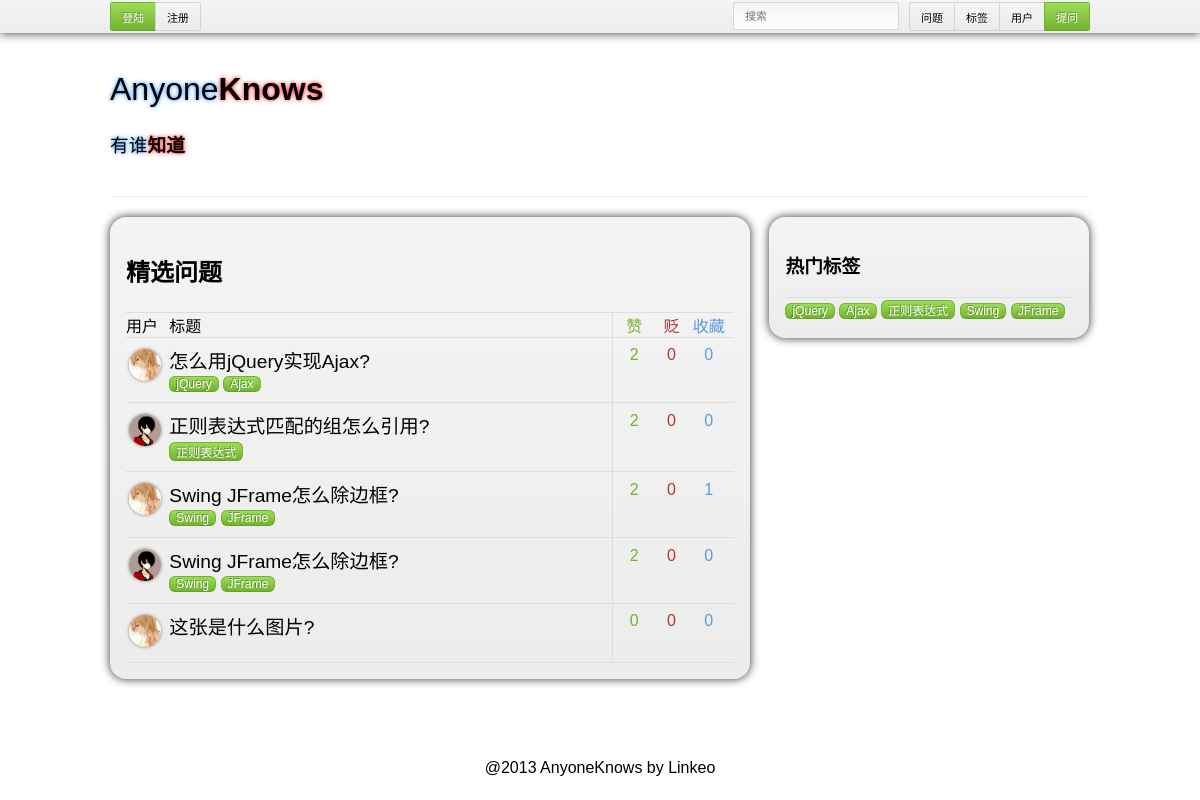
The page / on the database its author committed.
### tables this page shows
CREATE TABLE IF NOT EXISTS `question` (
  `qid` int(11) NOT NULL AUTO_INCREMENT,
  `uid` int(11) NOT NULL,
  `title` varchar(128) NOT NULL,
  `content` text NOT NULL,
  `time` timestamp NOT NULL DEFAULT CURRENT_TIMESTAMP,
  `tags` varchar(128) DEFAULT NULL,
  PRIMARY KEY (`qid`),
  KEY `uid` (`uid`)
);

### mysql.php (called while the page is built, shortened)
<?php
	function connect(){
		$db_schema='anyoneknows';
	}
	function query_user_by_uid($uid){
		$query="select * from user where uid=$uid";
		$result=mysql_query($query);
		$user=mysql_fetch_assoc($result);
		if($user)
			return $user;
		else
			return false;
	}
	function query_questions_by_keyword($keyword){
		$query="select * from question where tags like '%$keyword%' or title like '%$keyword%' or content like '%$keyword%'";
		$result=mysql_query($query);
		$questions=array();
		$index=0;
		while($question=mysql_fetch_assoc($result)){
			$questions[$index++]=$question;
		}
		return $questions;
	}
	function query_tags(){
		$query="select tags from question";
		$result=mysql_query($query);
		$tags=array();
		$index=0;
		while($tag=mysql_fetch_assoc($result)){
			$tagj = json_decode($tag['tags']);
			if(is_array($tagj))
			foreach ($tagj as $value) {
				if(!in_array($value, $tags))
					$tags[$index++]=$value;
			}
		}
		return $tags;
	}
	function query_upvote_by_qid($qid){
		$query="select count(*) from upvote_question where qid=$qid";
		$result = mysql_query($query);
		if($row=mysql_fetch_array($result))
			return $row[0];
		else
			return 'fail';
	}
	function query_downvote_by_qid($qid){
		$query="select count(*) from downvote_question where qid=$qid";
		$result = mysql_query($query);
		if($row=mysql_fetch_array($result))
			return $row[0];
		else
			return 'fail';
	}
	function query_star_by_qid($qid){
		$query="select count(*) from star where qid=$qid";
		$result = mysql_query($query);
		if($row=mysql_fetch_array($result))
			return $row[0];
		else
			return 'fail';
	}
?>

### index.php (the view, shortened to what this page needs)
<!DOCTYPE HTML>
<html>
<head>
	<?php require('model.php'); common_head(); ?>
</head>
<body>
	<nav>
		<?php common_nav(); ?>
	</nav>
	<div class='site'>
		<div class='pagehead container'>
			<h1 class='sitename'>Anyone<b>Knows</b></h1>
			<h3 class='sitename'>有谁<b>知道</b></h3>
		</div>
		<div class='container'>
			<div class='left-container'>
				<div class='box'>
					<h2 class='title'>精选问题
					</h2>
					<div class='listhead'>
						<div class='lhcontent'>
							<div class='quser'>
								用户
							</div>
							<div class='qtitle'>标题</div>
						</div>
						<div class='preview qstat'>
							<div class='upvotestat'>赞</div>
							<div class='downvotestat'>贬</div>
							<div class='starstat'>收藏</div>
						</div>
					</div>
					<?php $questions = query_questions_by_keyword("");
						foreach ($questions as $question) {
					?>
					<div class='item'>
						<div class='qcontent'>
							<a class='quser' href=<?php echo "user.php?uid=".$question['uid']; ?> >
								<img src=<?php echo "'".get_avator(query_user_by_uid($question['uid']))."'"; ?> class='qavator'>
							</a>
							<div class='qtitle'><p><a href=<?php echo "'question.php?qid=".$question['qid']."'"; ?>><?php echo $question['title']; ?></a></p>
								<?php
								$tags = json_decode($question['tags']);
								if(is_array($tags))
									foreach($tags as $value){ ?>
									<a class='tag' href=<?php echo "'tag.php?tag=".$value."'"; ?>><?php echo $value; ?></a>
								<?php } ?>
							</div>
						</div>
						<div class='preview qstat'>
							<div class='upvotestat'><?php echo query_upvote_by_qid($question['qid']); ?></div>
							<div class='downvotestat'><?php echo query_downvote_by_qid($question['qid']); ?></div>
							<div class='starstat'><?php echo query_star_by_qid($question['qid']); ?></div>
						</div>
					</div>
					<?php }?>
				</div>
			</div>
			<aside>
				<div class='box'>
					<h3 class='title'>热门标签</h3>
					<?php
					$tags = query_tags();
					foreach ($tags as $tag) {
						?>
						<a class='tag' href=<?php echo "'tag.php?tag=".$tag."'"; ?>
						><?php echo $tag; ?></a>
						<?php
					}
					?>
				</div>
			</aside>
		</div>
	</div>
	<?php common_footer(); ?>
</body>

### model.php (shortened to what this page needs)
<?php
	require('mysql.php');
	function common_head(){
		?>
		<link rel="stylesheet" type="text/css" href="css/gh-buttons.css" >
		<link rel="stylesheet" type="text/css" href="css/homepage.css" >
		<?php
	}
	function common_nav(){
		$user = 0;
		?>
		<div id="navibar" class='container clearfix'>
			<div id='usernav' uid= <?php echo "'".$user['uid']."'"; ?> >
				<?php if(is_logged()){ ?>
				<div id='userinfo'>
					<a id='avator' href=<?php echo "user.php?uid=".$user['uid']; ?>><img class="avator" src=<?php echo "'".get_avator($user)."'"; ?>></a>
					<div id="loggeduser" class="username"><?php echo $user['name']; ?></div>
					<a class='button danger' id='logoutbutton' href='logout.php'>注销</a>
					</form>
				</div>
				<?php }else{ ?>
				<div class='button-group'>
					<a class='button primary' id='loginbutton' href='login.php'>登陆</a>
					<a class='button' href='register.php'>注册</a>
				</div>
				<?php } ?>
			</div>
			<div id='navigroup' class='button-group'>
				<a class='button' href='search.php'>问题</a>
				<a class='button' href='tags.php'>标签</a>
				<a class='button' href='users.php'>用户</a>
				<a class='button primary' href='new.php'>提问</a>
			</div>
			<form id="search" action='search.php' method='get'>
				<input type="text" class='textinput' placeholder="搜索" name='keyword'/>
			</form>
		</div>
		<?php
	}
	function common_footer(){
		?>
		<footer>@2013 AnyoneKnows by Linkeo</footer>
		<?php
	}
	function is_logged(){
		return (isset($_COOKIE['login'])&&$_COOKIE['login']==true);
	}
		?>
		<?php
	function get_avator($user){
		$index = $user['avator'];
		if($index>0&&$index<=64){
			return "image/avator/$index.jpg";
		}else{
			$gender = $user['gender'];
			if($gender==1)
				return "image/avator/0m.jpg";
			else if($gender==2)
				return "image/avator/0f.jpg";
			else
				return "image/avator/0.jpg";
		}
	}
?>

### css/gh-buttons.css (style rules this page uses)
.button { position: relative; overflow: visible; display: inline-block; padding: 0.5em 1em; border: 1px solid #d4d4d4; margin: 0; text-decoration: none; text-align: center; text-shadow: 1px 1px 0 #fff; font-size:11px; color: #333; white-space: nowrap; cursor: pointer; outline: none; background-color: #ececec; background-image: -webkit-gradient(linear, 0 0, 0 100%, from(#f4f4f4), to(#ececec)); background-image: -moz-linear-gradient(#f4f4f4, #ececec); background-image: -ms-linear-gradient(#f4f4f4, #ececec); background-image: -o-linear-gradient(#f4f4f4, #ececec); background-image: linear-gradient(#f4f4f4, #ececec); -moz-background-clip: padding; background-clip: padding-box; border-radius: 0.2em; zoom: 1; *display: inline; }
.button.primary { border-color: #72b330; border-bottom-color: #65a02a; text-decoration: none; text-shadow: -1px -1px 0 rgba(0,0,0,0.3); color: #fff; background-color: #8dde3c; background-image: -webkit-gradient(linear, 0 0, 0 100%, from(#9bdc59), to(#72b330)); background-image: -moz-linear-gradient(#9bdc59, #72b330); background-image: -o-linear-gradient(#9bdc59, #72b330); background-image: linear-gradient(#9bdc59, #72b330); }
.button-group { display: inline-block; list-style: none; padding: 0; margin: 0; zoom: 1; *display: inline; }
.button + .button, .button + .button-group, .button-group + .button, .button-group + .button-group { margin-left: 15px; }
.button-group .button { float: left; margin-left: -1px; }
.button-group > .button:not(:first-child):not(:last-child), .button-group li:not(:first-child):not(:last-child) .button { border-radius: 0; }
.button-group > .button:first-child, .button-group li:first-child .button { margin-left: 0; border-top-right-radius: 0; border-bottom-right-radius: 0; }
.button-group > .button:last-child, .button-group li:last-child > .button { border-top-left-radius: 0; border-bottom-left-radius: 0; }

### rows shown on the page
question: title "怎么用jQuery实现Ajax?", tags "jQuery", tags "Ajax", qid "2", qid "0"
question: title "正则表达式匹配的组怎么引用?", tags "正则表达式", qid "2", qid "0"
question: title "Swing JFrame怎么除边框?", tags "Swing", tags "JFrame", qid "2", qid "0", qid "1"
question: title "Swing JFrame怎么除边框?", tags "Swing", tags "JFrame", qid "2", qid "0"
question: title "这张是什么图片?", qid "0"

### other values the page prints
$tag "jQuery"
$tag "Ajax"
$tag "正则表达式"
$tag "Swing"
$tag "JFrame"
